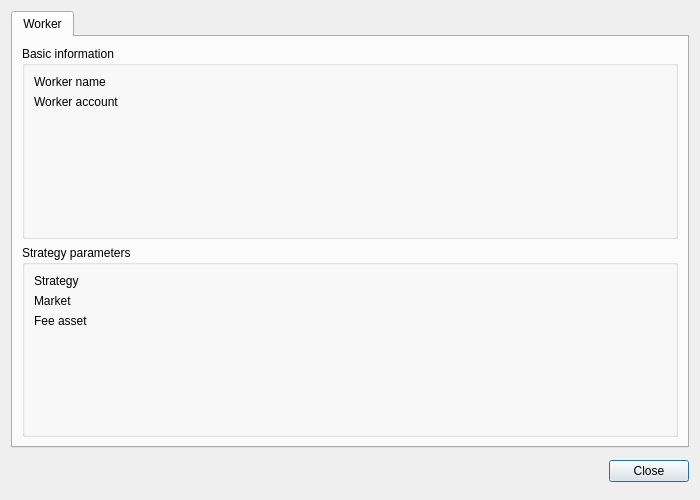
<?xml version="1.0" encoding="UTF-8"?>
<ui version="4.0">
 <class>details_dialog</class>
 <widget class="QDialog" name="details_dialog">
  <property name="geometry">
   <rect>
    <x>0</x>
    <y>0</y>
    <width>700</width>
    <height>500</height>
   </rect>
  </property>
  <property name="sizePolicy">
   <sizepolicy hsizetype="Expanding" vsizetype="Expanding">
    <horstretch>0</horstretch>
    <verstretch>0</verstretch>
   </sizepolicy>
  </property>
  <property name="minimumSize">
   <size>
    <width>700</width>
    <height>500</height>
   </size>
  </property>
  <property name="windowTitle">
   <string>EVRAZ DEXbot - Worker details</string>
  </property>
  <layout class="QVBoxLayout" name="verticalLayout_13">
   <item>
    <widget class="QTabWidget" name="tabs_widget">
     <property name="enabled">
      <bool>true</bool>
     </property>
     <property name="styleSheet">
      <string notr="true"/>
     </property>
     <property name="tabPosition">
      <enum>QTabWidget::North</enum>
     </property>
     <property name="tabShape">
      <enum>QTabWidget::Rounded</enum>
     </property>
     <property name="currentIndex">
      <number>0</number>
     </property>
     <property name="usesScrollButtons">
      <bool>true</bool>
     </property>
     <property name="documentMode">
      <bool>false</bool>
     </property>
     <widget class="QWidget" name="worker_tab">
      <property name="sizePolicy">
       <sizepolicy hsizetype="Expanding" vsizetype="Expanding">
        <horstretch>0</horstretch>
        <verstretch>0</verstretch>
       </sizepolicy>
      </property>
      <property name="minimumSize">
       <size>
        <width>600</width>
        <height>350</height>
       </size>
      </property>
      <property name="font">
       <font>
        <kerning>true</kerning>
       </font>
      </property>
      <property name="styleSheet">
       <string notr="true"/>
      </property>
      <attribute name="title">
       <string>Worker</string>
      </attribute>
      <layout class="QVBoxLayout" name="verticalLayout">
       <item>
        <widget class="QGroupBox" name="worker_information">
         <property name="styleSheet">
          <string notr="true"/>
         </property>
         <property name="title">
          <string>Basic information</string>
         </property>
         <layout class="QFormLayout" name="formLayout">
          <item row="0" column="0">
           <widget class="QLabel" name="worker_name_label">
            <property name="minimumSize">
             <size>
              <width>120</width>
              <height>0</height>
             </size>
            </property>
            <property name="maximumSize">
             <size>
              <width>120</width>
              <height>16777215</height>
             </size>
            </property>
            <property name="text">
             <string>Worker name</string>
            </property>
           </widget>
          </item>
          <item row="0" column="1">
           <widget class="QLabel" name="worker_name">
            <property name="text">
             <string/>
            </property>
           </widget>
          </item>
          <item row="1" column="0">
           <widget class="QLabel" name="worker_account_label">
            <property name="minimumSize">
             <size>
              <width>120</width>
              <height>0</height>
             </size>
            </property>
            <property name="maximumSize">
             <size>
              <width>120</width>
              <height>16777215</height>
             </size>
            </property>
            <property name="text">
             <string>Worker account</string>
            </property>
           </widget>
          </item>
          <item row="1" column="1">
           <widget class="QLabel" name="worker_account">
            <property name="text">
             <string/>
            </property>
           </widget>
          </item>
         </layout>
        </widget>
       </item>
       <item>
        <widget class="QGroupBox" name="strategy_information">
         <property name="title">
          <string>Strategy parameters</string>
         </property>
         <layout class="QFormLayout" name="formLayout_2">
          <item row="0" column="0">
           <widget class="QLabel" name="stratehy_name_label">
            <property name="minimumSize">
             <size>
              <width>120</width>
              <height>0</height>
             </size>
            </property>
            <property name="maximumSize">
             <size>
              <width>120</width>
              <height>16777215</height>
             </size>
            </property>
            <property name="text">
             <string>Strategy</string>
            </property>
           </widget>
          </item>
          <item row="0" column="1">
           <widget class="QLabel" name="strategy_name">
            <property name="text">
             <string/>
            </property>
           </widget>
          </item>
          <item row="1" column="0">
           <widget class="QLabel" name="market_label">
            <property name="text">
             <string>Market </string>
            </property>
           </widget>
          </item>
          <item row="1" column="1">
           <widget class="QLabel" name="market">
            <property name="text">
             <string/>
            </property>
           </widget>
          </item>
          <item row="2" column="0">
           <widget class="QLabel" name="fee_asset_label">
            <property name="text">
             <string>Fee asset</string>
            </property>
           </widget>
          </item>
          <item row="2" column="1">
           <widget class="QLabel" name="fee_asset">
            <property name="text">
             <string/>
            </property>
           </widget>
          </item>
         </layout>
        </widget>
       </item>
      </layout>
     </widget>
    </widget>
   </item>
   <item>
    <widget class="QWidget" name="widget" native="true">
     <property name="minimumSize">
      <size>
       <width>0</width>
       <height>35</height>
      </size>
     </property>
     <layout class="QVBoxLayout" name="verticalLayout_3">
      <property name="spacing">
       <number>0</number>
      </property>
      <property name="leftMargin">
       <number>0</number>
      </property>
      <property name="topMargin">
       <number>0</number>
      </property>
      <property name="rightMargin">
       <number>0</number>
      </property>
      <property name="bottomMargin">
       <number>0</number>
      </property>
      <item>
       <widget class="QDialogButtonBox" name="button_box">
        <property name="minimumSize">
         <size>
          <width>0</width>
          <height>35</height>
         </size>
        </property>
        <property name="standardButtons">
         <set>QDialogButtonBox::Close</set>
        </property>
       </widget>
      </item>
     </layout>
    </widget>
   </item>
  </layout>
 </widget>
 <resources/>
 <connections/>
</ui>
